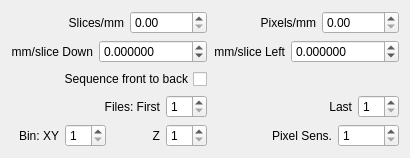
       <widget class="QWidget" name="tabSettings">
        <attribute name="title">
         <string>Settings</string>
        </attribute>
        <layout class="QHBoxLayout">
         <item>
          <layout class="QGridLayout">
           <item row="0" column="0">
            <layout class="QHBoxLayout">
             <item>
              <widget class="QLabel" name="label_9">
               <property name="text">
                <string>Slices/mm</string>
               </property>
               <property name="alignment">
                <set>Qt::AlignRight|Qt::AlignTrailing|Qt::AlignVCenter</set>
               </property>
              </widget>
             </item>
             <item>
              <widget class="QDoubleSpinBox" name="Slices_Per_MM">
               <property name="sizePolicy">
                <sizepolicy hsizetype="Fixed" vsizetype="Fixed">
                 <horstretch>0</horstretch>
                 <verstretch>0</verstretch>
                </sizepolicy>
               </property>
               <property name="buttonSymbols">
                <enum>QAbstractSpinBox::UpDownArrows</enum>
               </property>
               <property name="keyboardTracking">
                <bool>false</bool>
               </property>
               <property name="maximum">
                <double>10000.000000000000000</double>
               </property>
              </widget>
             </item>
            </layout>
           </item>
           <item row="0" column="1">
            <layout class="QHBoxLayout">
             <item>
              <widget class="QLabel" name="label_3">
               <property name="text">
                <string>Pixels/mm</string>
               </property>
               <property name="alignment">
                <set>Qt::AlignRight|Qt::AlignTrailing|Qt::AlignVCenter</set>
               </property>
              </widget>
             </item>
             <item>
              <widget class="QDoubleSpinBox" name="Pixels_Per_MM">
               <property name="sizePolicy">
                <sizepolicy hsizetype="Fixed" vsizetype="Fixed">
                 <horstretch>0</horstretch>
                 <verstretch>0</verstretch>
                </sizepolicy>
               </property>
               <property name="keyboardTracking">
                <bool>false</bool>
               </property>
               <property name="maximum">
                <double>10000.000000000000000</double>
               </property>
              </widget>
             </item>
            </layout>
           </item>
           <item row="1" column="0">
            <layout class="QHBoxLayout">
             <item>
              <widget class="QLabel" name="label_10">
               <property name="text">
                <string>mm/slice Down</string>
               </property>
               <property name="alignment">
                <set>Qt::AlignRight|Qt::AlignTrailing|Qt::AlignVCenter</set>
               </property>
              </widget>
             </item>
             <item>
              <widget class="QDoubleSpinBox" name="Edge_Down_MM">
               <property name="sizePolicy">
                <sizepolicy hsizetype="Fixed" vsizetype="Fixed">
                 <horstretch>0</horstretch>
                 <verstretch>0</verstretch>
                </sizepolicy>
               </property>
               <property name="keyboardTracking">
                <bool>false</bool>
               </property>
               <property name="decimals">
                <number>6</number>
               </property>
               <property name="minimum">
                <double>-10000.000000000000000</double>
               </property>
               <property name="maximum">
                <double>10000.000000000000000</double>
               </property>
              </widget>
             </item>
            </layout>
           </item>
           <item row="1" column="1">
            <layout class="QHBoxLayout">
             <item>
              <widget class="QLabel" name="label_11">
               <property name="text">
                <string>mm/slice Left</string>
               </property>
               <property name="alignment">
                <set>Qt::AlignRight|Qt::AlignTrailing|Qt::AlignVCenter</set>
               </property>
              </widget>
             </item>
             <item>
              <widget class="QDoubleSpinBox" name="Edge_Left_MM">
               <property name="sizePolicy">
                <sizepolicy hsizetype="Fixed" vsizetype="Fixed">
                 <horstretch>0</horstretch>
                 <verstretch>0</verstretch>
                </sizepolicy>
               </property>
               <property name="keyboardTracking">
                <bool>false</bool>
               </property>
               <property name="decimals">
                <number>6</number>
               </property>
               <property name="minimum">
                <double>-10000.000000000000000</double>
               </property>
               <property name="maximum">
                <double>10000.000000000000000</double>
               </property>
              </widget>
             </item>
            </layout>
           </item>
           <item row="2" column="0">
            <widget class="QCheckBox" name="CheckMirror">
             <property name="layoutDirection">
              <enum>Qt::RightToLeft</enum>
             </property>
             <property name="text">
              <string>Sequence front to back</string>
             </property>
            </widget>
           </item>
           <item row="3" column="0">
            <layout class="QHBoxLayout">
             <item>
              <widget class="QLabel" name="label_16">
               <property name="text">
                <string>Files: First</string>
               </property>
               <property name="alignment">
                <set>Qt::AlignRight|Qt::AlignTrailing|Qt::AlignVCenter</set>
               </property>
              </widget>
             </item>
             <item>
              <widget class="KeysafeSpinBox" name="FirstFile">
               <property name="sizePolicy">
                <sizepolicy hsizetype="Fixed" vsizetype="Fixed">
                 <horstretch>0</horstretch>
                 <verstretch>0</verstretch>
                </sizepolicy>
               </property>
               <property name="keyboardTracking">
                <bool>false</bool>
               </property>
               <property name="minimum">
                <number>1</number>
               </property>
              </widget>
             </item>
            </layout>
           </item>
           <item row="3" column="1">
            <layout class="QHBoxLayout">
             <item>
              <widget class="QLabel" name="label_17">
               <property name="text">
                <string>Last</string>
               </property>
               <property name="alignment">
                <set>Qt::AlignRight|Qt::AlignTrailing|Qt::AlignVCenter</set>
               </property>
              </widget>
             </item>
             <item>
              <widget class="KeysafeSpinBox" name="LastFile">
               <property name="sizePolicy">
                <sizepolicy hsizetype="Fixed" vsizetype="Fixed">
                 <horstretch>0</horstretch>
                 <verstretch>0</verstretch>
                </sizepolicy>
               </property>
               <property name="keyboardTracking">
                <bool>false</bool>
               </property>
               <property name="minimum">
                <number>1</number>
               </property>
              </widget>
             </item>
            </layout>
           </item>
           <item row="4" column="0">
            <layout class="QHBoxLayout">
             <item>
              <widget class="QLabel" name="label_13">
               <property name="text">
                <string>Bin: XY</string>
               </property>
               <property name="alignment">
                <set>Qt::AlignRight|Qt::AlignTrailing|Qt::AlignVCenter</set>
               </property>
              </widget>
             </item>
             <item>
              <widget class="KeysafeSpinBox" name="DownsampleXY">
               <property name="sizePolicy">
                <sizepolicy hsizetype="Fixed" vsizetype="Fixed">
                 <horstretch>0</horstretch>
                 <verstretch>0</verstretch>
                </sizepolicy>
               </property>
               <property name="keyboardTracking">
                <bool>false</bool>
               </property>
               <property name="minimum">
                <number>1</number>
               </property>
               <property name="maximum">
                <number>10</number>
               </property>
              </widget>
             </item>
             <item>
              <widget class="QLabel" name="label_14">
               <property name="text">
                <string>Z</string>
               </property>
               <property name="alignment">
                <set>Qt::AlignRight|Qt::AlignTrailing|Qt::AlignVCenter</set>
               </property>
              </widget>
             </item>
             <item>
              <widget class="KeysafeSpinBox" name="DownsampleZ">
               <property name="sizePolicy">
                <sizepolicy hsizetype="Fixed" vsizetype="Fixed">
                 <horstretch>0</horstretch>
                 <verstretch>0</verstretch>
                </sizepolicy>
               </property>
               <property name="keyboardTracking">
                <bool>false</bool>
               </property>
               <property name="minimum">
                <number>1</number>
               </property>
               <property name="maximum">
                <number>10</number>
               </property>
              </widget>
             </item>
            </layout>
           </item>
           <item row="4" column="1">
            <layout class="QHBoxLayout">
             <item>
              <widget class="QLabel" name="label_15">
               <property name="text">
                <string>Pixel Sens.</string>
               </property>
               <property name="alignment">
                <set>Qt::AlignRight|Qt::AlignTrailing|Qt::AlignVCenter</set>
               </property>
              </widget>
             </item>
             <item>
              <widget class="KeysafeSpinBox" name="PixelSensitivity">
               <property name="sizePolicy">
                <sizepolicy hsizetype="Fixed" vsizetype="Fixed">
                 <horstretch>0</horstretch>
                 <verstretch>0</verstretch>
                </sizepolicy>
               </property>
               <property name="keyboardTracking">
                <bool>false</bool>
               </property>
               <property name="minimum">
                <number>1</number>
               </property>
               <property name="maximum">
                <number>10000</number>
               </property>
              </widget>
             </item>
            </layout>
           </item>
          </layout>
         </item>
        </layout>
       </widget>
